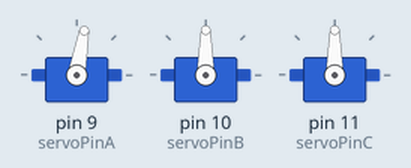
This sketch was run on a simulated Arduino Uno, built with avr-gcc and run on an emulated ATmega328P. On the bench: 3 × servo.

Above: at 0.1 s.
At 4.5 s:
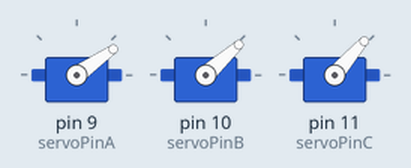
At 6.5 s:
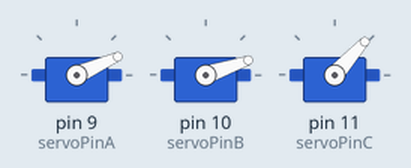
At 14.2 s:
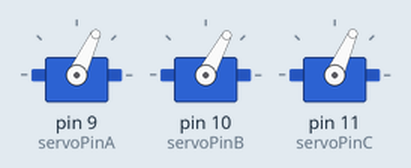
At 16.4 s:
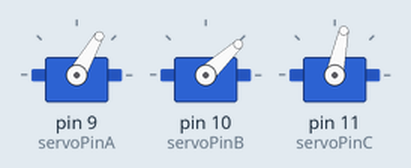
At 35.7 s:
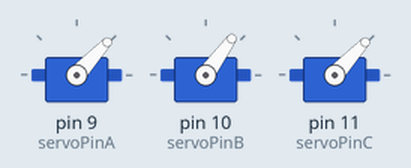
Timing chart, 0 to 40.0 s (numbered marks = the images above):
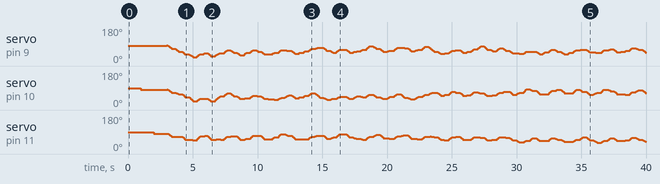

The sketch:

birobot.ino
```cpp
#include <Servo.h>
#include <Math.h>
int servoPinA = 9; // The servo in the front
int servoPinB = 10; // The next servo CCW
int servoPinC = 11; // The last servo
Servo servoA;
Servo servoB;
Servo servoC;

int qACur; int qBCur; int qCCur; // Current servo angle for servos A, B, C
int qADes; int qBDes; int qCDes; // Desired servo angle for servos A, B, C
float xCur; float yCur; float zCur; // Current end-effector position
float xDes; float yDes; float zDes; // Desired end-effector position

void setup()
{
  servoA.attach(servoPinA);
  servoB.attach(servoPinB);
  servoC.attach(servoPinC);
  // Setup by aiming all servos to point outward
  servoA.write(80);
  delay(1000);
  servoB.write(80);
  delay(1000);
  servoC.write(80);
  delay(1000);
//  servoA.write(90);
//  delay(1000);
//  servoB.write(90);
//  delay(1000);
//  servoC.write(90);
//  delay(1000);
  // Define current coordinate as {0.0, 0.0, zMax} or something
  xCur = 0; yCur = 0; zCur = -130;
  // Go through waypoints:
  int i;
  for(i=0; i<getArrayLength(); i++)
  {
    xDes = getWaypt(i, 0);
    yDes = getWaypt(i, 1);
    zDes = getWaypt(i, 2);
    zDes -= zDev(xDes, yDes);
    moveTo(xDes, yDes, zDes);
    delay(250);
  }
}

void loop()
{
}
```

calib.ino
```cpp
// Calibration details: Pick nine points and identify the approximate z-deviation at each point

// X limits
float xMin = -95.0;
float xMax = 85.0;

// Y limits
float yMin = -43.0;
float yMax = 45.0;

// By running a calibration script, figure out roughly how high Z is above where it's expected to be:
float zNW = 5; // "northwest," i.e. upper-left corner
float zN = 10; // top center
float zNE = 4;
float zW = 5;
float zC = 15; // center center
float zE = 1;
float zSW = 5;
float zS = 3;
float zSE = 0;

float Q11; float Q12; float Q21; float Q22;
float x1; float x2; float y1; float y2;

float zDev(float x, float y) {
  // Identify quadrant:
  if (x >= 0 & y >= 0) {
    x1 = 0;
    x2 = xMax;
    y1 = 0;
    y2 = yMax;
    Q11 = zC;
    Q12 = zN;
    Q21 = zE;
    Q22 = zNE;
  }
  if (x < 0 & y >= 0) {
    x1 = xMin;
    x2 = 0;
    y1 = 0;
    y2 = yMax;
    Q11 = zW;
    Q12 = zNW;
    Q21 = zC;
    Q22 = zN;
  }
  if (x < 0 & y < 0) {
    x1 = xMin;
    x2 = 0;
    y1 = yMin;
    y2 = 0;
    Q11 = zSW;
    Q12 = zW;
    Q21 = zS;
    Q22 = zC;
  }
  else {
    x1 = 0;
    x2 = xMax;
    y1 = yMin;
    y2 = 0;
    Q11 = zS;
    Q12 = zC;
    Q21 = zSE;
    Q22 = zE;
  }
  // Standard bilinear interpolation terms:
  float zD = (((Q11*(y2-y) + Q12*(y-y1))*(x2-x)) + ((Q21*(y2-y) + Q22*(y-y1))*(x-x1)))/((x2-x1)*(y2-y1));
  return zD;
}
```

constants.ino
```cpp
// Construction properties
boolean servosToTheLeft = false; // looking from above, with arm A pointing at you, is servo A to the left of arm A?

// Geometric constants (in mm):
float L = 157; // This assumes all upper links are the same length
float l = 170; // This assumes all parallelograms are the same length
float h = 25; // Parallelogram width (UNUSED)
float sB = 123.4; // Length of side of base triangle
float sP = 110.3; // Length of side of actuator triangle

// Personal preference constants:
float distThresh = 0.5; // If a move travels more mm than this, break it up into segments
float rotvel = 0.3; // servo rotational velocity (in deg/ms)
float zMax = -20.0;   // farthest up (in mm) that the end effector will go (UNUSED)
//float zMin; float xMax; float xMin; float yMax; float yMin; // eventually i should figure these out too

// Do-not-touch constants:
float wB = sB/(2*sqrt(3)); // Assumes equilateral triangle
float uB = 2*wB;
float wP = sP/(2*sqrt(3)); // Assumes equilateral triangle
float uP = 2*wP;
float a = wB - uP;
float b = sP/2 - (wB*sqrt(3)/2);
float c = wP - wB/2;
```

helperfxn.ino
```cpp
int quadraticSolve(float E, float F, float G, int qCur)
{
  // Two angle solutions
  float tOne = (-F + sqrt(E*E + F*F - G*G))/(G - E);
  float tTwo = (-F - sqrt(E*E + F*F - G*G))/(G - E);
  float qOne = 2*atan(tOne)*180/M_PI;
  float qTwo = 2*atan(tTwo)*180/M_PI;
  int q;
  // Shift values so they are between 0 and 180 degrees
  qOne += 90;
  qTwo += 90;
  // Choose the angle q that is closest to qCur
  if (sq(qOne-qCur) < sq(qTwo-qCur))
  {
    q = (int) (qOne+0.5); // Add 0.5 to ensure proper rounding
  }
  else
  {
    q = (int) (qTwo+0.5); // Add 0.5 to ensure proper rounding
  }
  if (!servosToTheLeft)
  {
    q = 180 - q;
  }
  return q;
}

void moveTo(float xDes, float yDes, float zDes)
{
  boolean doneMoving = false;
  float divFactor;
  float dist;
  int allotTime;
  while(!doneMoving)
  {
    // if the distance betwen current and desired points is greater than some threshold, set an interim point
    dist = sqrt(sq(xDes-xCur) + sq(yDes-yCur) + sq(zDes-zCur));
    if(dist > distThresh)
    {
      divFactor = dist/distThresh;
      xCur = xCur + (xDes-xCur)/divFactor;
      yCur = yCur + (yDes-yCur)/divFactor;
      zCur = zCur + (zDes-zCur)/divFactor;
    }
    else
    {
      xCur = xDes;
      yCur = yDes;
      zCur = zDes;
      doneMoving = true;
    }
    // Compute servo angles
    qADes = coord2servo(xCur, yCur, zCur, 'a', qACur);
    qBDes = coord2servo(xCur, yCur, zCur, 'b', qBCur);
    qCDes = coord2servo(xCur, yCur, zCur, 'c', qCCur);
    // write servo angles
    servoA.write(qADes);
    allotTime = (int) abs(qACur - qADes)*rotvel; // How long it takes to move
    delay(allotTime);
    qACur = qADes;
    servoB.write(qBDes);
    allotTime = (int) abs(qBCur - qBDes)*rotvel; // How long it takes to move
    delay(allotTime);
    qBCur = qBDes;
    servoC.write(qCDes);
    allotTime = (int) abs(qCCur - qCDes)*rotvel; // How long it takes to move
    delay(allotTime);
    qCCur = qCDes;
  }
}

int coord2servo(float x, float y, float z, char servo, int qCur)
{
  // Compute servo geometry given desired cartesian coordinate
  // Equations taken from ''The Delta Parallel Robot: Kinematics Solutions'' by Robert L. Williams II, PhD; Ohio Univ.

  // I don't know how pointers work, sorry (planning to fix this later)
  if(servo == 'a')
  {
    float E = 2*L*(y+a);
    float F = 2*L*z;
    float G = x*x + y*y + z*z + a*a + L*L + 2*y*a - l*l;
    if (((E*E + F*F - G*G) > 0) && E != G) // Ensure a solution exists
    {
      int q = quadraticSolve(E, F, G, qCur);
      return q;
    }
    else
    {
      return qCur;
    }
  }
  if(servo == 'b')
  {
    float E = -L*((sqrt(3)*(x+b)) + y + c);
    float F = 2*L*z;
    float G = x*x + y*y + z*z + b*b + c*c + L*L + 2*(b*x + c*y) - l*l;
    if (((E*E + F*F - G*G) > 0) && E != G) // Ensure a solution exists
    {
      int q = quadraticSolve(E, F, G, qCur);
      return q;
    }
    else
    {
      return qCur;
    }
  }
  else
  {
    float E = L*((sqrt(3)*(x-b)) - y - c);
    float F = 2*L*z;
    float G = x*x + y*y + z*z + b*b + c*c + L*L + 2*(c*y - b*x) - l*l;
    if (((E*E + F*F - G*G) > 0) && E != G) // Ensure a solution exists
    {
      int q = quadraticSolve(E, F, G, qCur);
      return q;
    }
    else
    {
      return qCur;
    }
  }
}
```

Source omitted: path.ino (data table, 1716 bytes)
